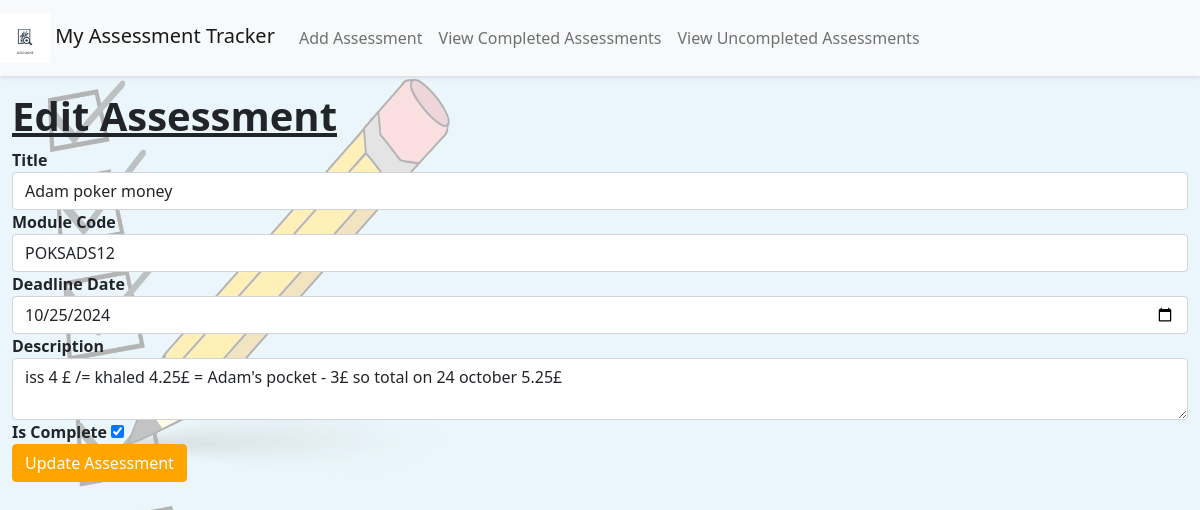
Before: /edit/6 with the older database file.
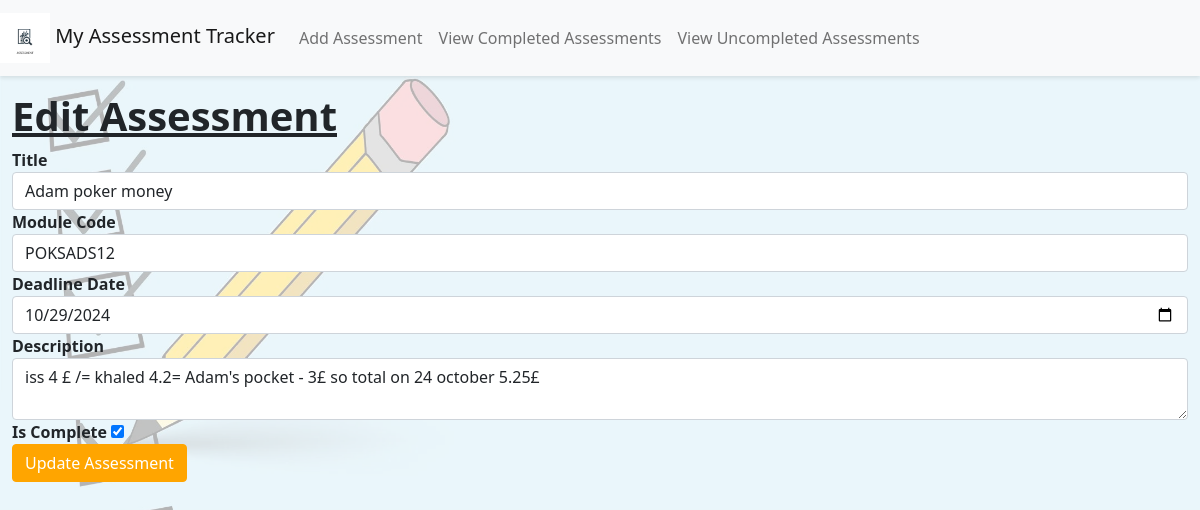
After: the same page with the newer database file.
### app/models.py (models this page shows)
class Assessment(db.Model):
    id = db.Column(db.Integer, primary_key=True)
    title = db.Column(db.String(100), nullable=False)
    module_code = db.Column(db.String(20), nullable=False)
    deadline_date = db.Column(db.DateTime, nullable=False)
    description = db.Column(db.Text, nullable=False)
    is_complete = db.Column(db.Boolean, default=False)

### app/views.py (the view, shortened to what this page needs)
@app.route('/edit/<int:assessment_id>', methods=['GET', 'POST'])
def edit_assessment(assessment_id):
    assessment = Assessment.query.get_or_404(assessment_id)
    form = AssessmentForm(obj=assessment)
    next_page = request.args.get('next', 'index')
    return render_template(
        'edit_assessment.html',
        title='Edit Assessment',
        form=form,
        assessment=assessment
    )

### app/forms.py (shortened to what this page needs)
class AssessmentForm(FlaskForm):
    title = StringField('Title', validators=[DataRequired()])
    module_code = StringField('Module Code', validators=[DataRequired()])
    deadline_date = DateField('Deadline Date', validators=[DataRequired()])
    description = TextAreaField('Description', validators=[DataRequired()])
    is_complete = BooleanField('Is Complete')
    submit = SubmitField('Submit')

### app/templates/edit_assessment.html (shortened to what this page needs)
<!DOCTYPE html>
<html lang="en">
{% extends "base.html" %}
{% block content %}
  <h1>Edit Assessment</h1>
  <form method="post" action="{{ url_for('edit_assessment', assessment_id=assessment.id) }}" aria-labelledby="edit-assessment">
    <div class="form-group">
        <label for="title" aria-label="Assessment Title">{{ form.title.label }}</label>
        {{ form.title(class_="form-control", id="title") }}
    </div>
    <div class="form-group">
        <label for="module_code" aria-label="Module Code">{{ form.module_code.label }}</label>
        {{ form.module_code(class_="form-control", id="module_code") }}
    </div>
    <div class="form-group">
        <label for="deadline_date" aria-label="Deadline Date">{{ form.deadline_date.label }}</label>
        {{ form.deadline_date(class_="form-control", id="deadline_date") }}
    </div>
    <div class="form-group">
        <label for="description" aria-label="Description">{{ form.description.label }}</label>
        {{ form.description(class_="form-control", id="description") }}
    </div>
    <div class="form-group">
        <label for="is_complete" aria-label="Completion Status">{{ form.is_complete.label }}</label>
        {{ form.is_complete(id="is_complete") }}
    </div>
    <button type="submit" class="btn btn-primary">Update Assessment</button>
  </form>
{% endblock %}

Changed rows visible on the page:
changed Assessment "Adam poker money": deadline_date "10/25/2024" → "10/29/2024"; description "iss 4 £ /= khaled 4.25£ = Adam's pocket - 3£ so total on 24 october 5.25£" → "iss 4 £ /= khaled 4.2= Adam's pocket - 3£ so total on 24 october 5.25£"
